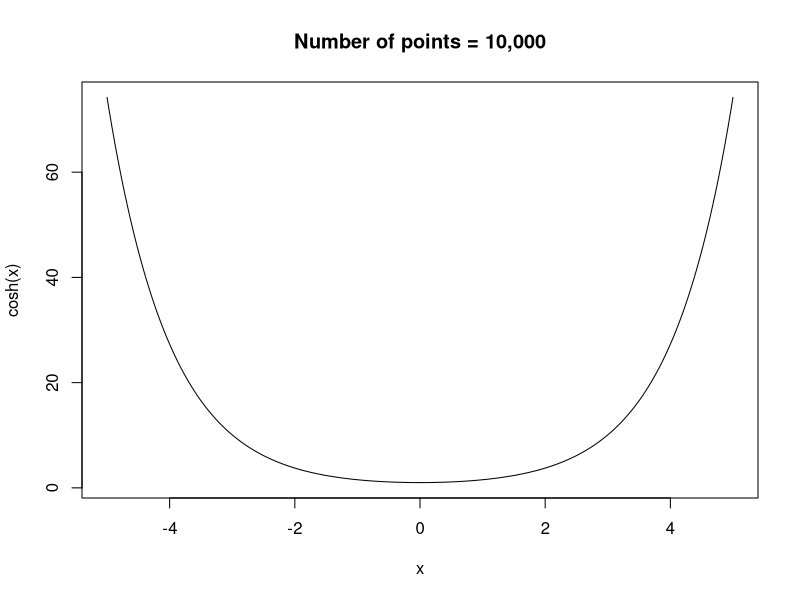

Write the R code that produced this figure.
#cosh(x)
n <- 10000

x <- c(0:n)
x <- (x - median(x))
range(x)
x <- x/1000
range(x)

y <- cosh(x)

plot(y~x, type = "l", xlab = "x", ylab = "cosh(x)", main = "Number of points = 10,000")

